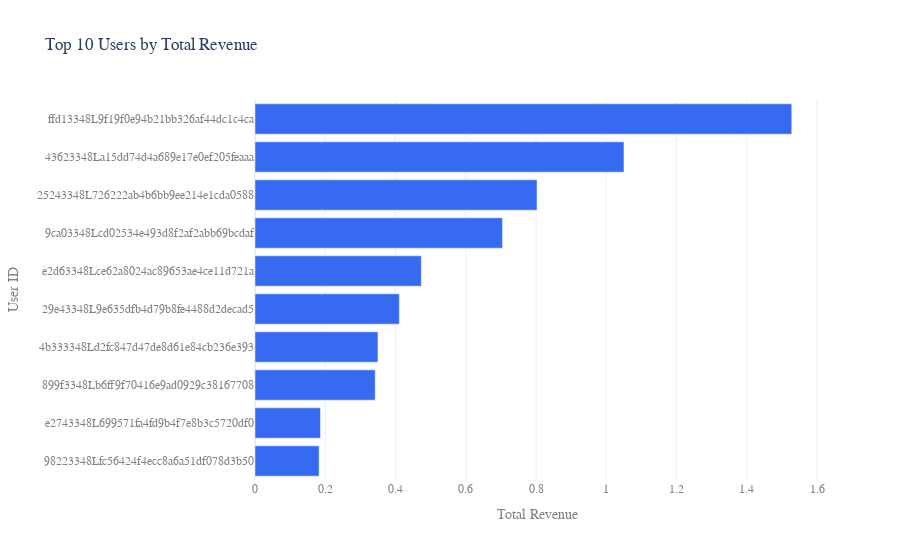

Notebook code for this chart:
### Markdown cell above
<span style="font-family:Helvetica Light">
    
The histogram of revenue amounts for a single day reveals a highly right-skewed distribution, indicating that most transactions are of small amounts with only a few high-value outliers. This suggests that JustPlay relies on a high volume of small transactions, and there is potential for growth. By understanding the characteristics of high-value transactions, strategies can be developed to increase the frequency of such transactions or to encourage more mid-range transactions.

### Code cell
# calculate the total revenue per user
user_revenue = revenue.groupby('userId')['amount'].sum().reset_index()
user_revenue_sorted = user_revenue.sort_values(by='amount', ascending=False)

# select the top 10 users
top_users = user_revenue_sorted.head(10)

# create the bar plot for the top users by total revenue
fig = px.bar(
    top_users, 
    y='userId', 
    x='amount', 
    title='Top 10 Users by Total Revenue', 
    orientation='h',
    color_discrete_sequence=justplay_colors)

fig.update_layout(
    xaxis_title='Total Revenue',
    yaxis_title='User ID',
    yaxis={'categoryorder':'total ascending'}
)

write(fig, 'revenue_top_10_users')

### Figure 1 — Plotly figure (JSON) as saved in the notebook; plotly's stock layout.template omitted (floating-point values rounded to 4 significant figures)
{"data": [{"alignmentgroup": "True", "hovertemplate": "amount=%{x}<br>userId=%{y}<extra></extra>", "legendgroup": "", "marker": {"color": "#356AF1", "pattern": {"shape": ""}}, "name": "", "offsetgroup": "", "orientation": "h", "showlegend": false, "textposition": "auto", "type": "bar", "x": [1.528, 1.05, 0.803, 0.7048, 0.4735, 0.4109, 0.35, 0.3423, 0.1864, 0.1825], "xaxis": "x", "y": ["ffd13348L9f19f0e94b21bb326af44dc1c4ca", "43623348La15dd74d4a689e17e0ef205feaaa", "25243348L726222ab4b6bb9ee214e1cda0588", "9ca03348Lcd02534e493d8f2af2abb69bcdaf", "e2d63348Lce62a8024ac89653ae4ce11d721a", "29e43348L9e635dfb4d79b8fe4488d2decad5", "4b333348Ld2fc847d47de8d61e84cb236e393", "899f3348Lb6ff9f70416e9ad0929c38167708", "e2743348L699571fa4fd9b4f7e8b3c5720df0", "98223348Lfc56424f4ecc8a6a51df078d3b50"], "yaxis": "y"}], "layout": {"autosize": true, "barmode": "relative", "font": {"family": "Helvetica"}, "legend": {"tracegroupgap": 0}, "title": {"text": "Top 10 Users by Total Revenue"}, "xaxis": {"anchor": "y", "autorange": true, "color": "grey", "domain": [0, 1], "range": [0, 1.609], "title": {"text": "Total Revenue"}, "type": "linear"}, "yaxis": {"anchor": "x", "autorange": true, "categoryorder": "total ascending", "color": "grey", "domain": [0, 1], "range": [-0.5, 9.5], "title": {"text": "User ID"}, "type": "category"}}}
